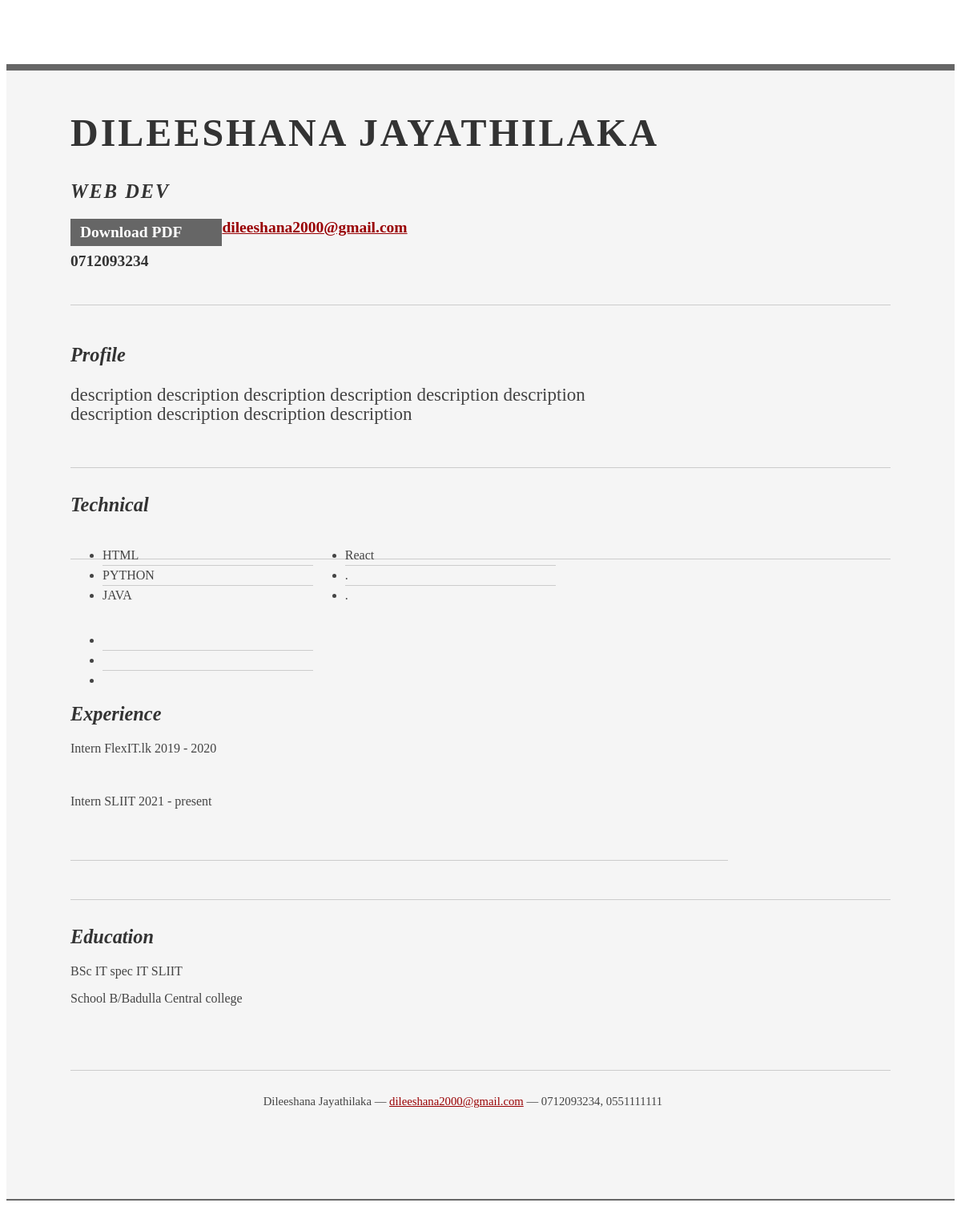
The app's page /portfoloio/11/ with its own data.
### CVgenr/models.py (models this page shows, shortened)
class Cvdetails(models.Model):
    first_name = models.CharField(max_length=100, null=True)
    last_name = models.CharField(max_length=100, null=True)
    description = models.TextField(null=True)
    your_title = models.CharField(max_length=500, blank=True, null=True)
    nic = models.CharField(max_length=20, null=True)
    date_of_birth = models.DateField(max_length=20, null=True)
    address = models.CharField(max_length=100, null=True)
    mobile_contact = models.CharField(max_length=10, null=True)
    home_contact = models.CharField(max_length=10, null=True)
    email = models.CharField(max_length=100, null=True)
    experience = models.TextField(null=True)
    skill1 = models.CharField(max_length=50, null=True)
    skill2 = models.CharField(max_length=50, null=True)
    skill3 = models.CharField(max_length=50, null=True)
    skill4 = models.CharField(max_length=50, null=True)
    skill5 = models.CharField(max_length=50, null=True)
    skill6 = models.CharField(max_length=50, null=True)
    education = models.TextField(null=True)
    date_created = models.DateTimeField(auto_now_add=True, null=True)

### CVgenr/views.py (the view)
# urls.py: path('portfoloio/<str:pk>/', views.portfoloio, name="portfoloio"),
def portfoloio(request, pk):
    portfolio = Cvdetails.objects.get(id=pk)
    return render(request, 'CVpages/pdf1.html', {'cvdata': portfolio})

### CVdemo/context_processors.py (called while the page is built)
def project_context(request):
    context = {
        'me':User.objects.first(),
    }
    return context

### CVgenr/templates/CVpages/pdf1.html (shortened to what this page needs)
{% load static %}
<!DOCTYPE html PUBLIC "-//W3C//DTD XHTML 1.0 Strict//EN" "http://www.w3.org/TR/xhtml1/DTD/xhtml1-strict.dtd">
<html>
<head>
	<link rel="stylesheet" type="text/css" href="http://yui.yahooapis.com/2.7.0/build/reset-fonts-grids/reset-fonts-grids.css" media="all" />
	<link rel="stylesheet" href="{% static '/css/resume.css' %}">
</head>
<body>
<div id="doc2" class="yui-t7">
	<div id="inner">
		<div id="hd">
			<div class="yui-gc">
				<div class="yui-u first">
					<h1>{{cvdata.first_name}} {{cvdata.last_name}}</h1>
					<h2>{{cvdata.your_title}}</h2>
				</div>
				<div class="yui-u">
					<div class="contact-info">
						<h3><a id="pdf" href="{% url 'CVpages:pdfDown' cvdata.id %}">Download PDF</a></h3>
						<h3><a href="mailto:{{cvdata.email}}">{{cvdata.email}}</a></h3>
						<h3>{{cvdata.mobile_contact}}</h3>
					</div>
				</div>
			</div>
		</div>
		<div id="bd">
			<div id="yui-main">
				<div class="yui-b">
					<div class="yui-gf">
						<div class="yui-u first">
							<h2>Profile</h2>
						</div>
						<div class="yui-u">
							<p class="enlarge">
								{{cvdata.description}}
							</p>
						</div>
					</div>
					<div class="yui-gf">
						<div class="yui-u first">
							<h2>Technical</h2>
						</div>
						<div class="yui-u">
							<ul class="talent">
								<li>{{cvdata.skill1}}</li>
								<li>{{cvdata.skill2}}</li>
								<li class="last">{{cvdata.skill3}}</li>
							</ul>
							<ul class="talent">
								<li>{{cvdata.skill4}}</li>
								<li>{{cvdata.skill5}}</li>
								<li class="last">{{cvdata.skill6}}</li>
							</ul>
							<ul class="talent">
								<li></li>
								<li></li>
								<li class="last"></li>
							</ul>
						</div>
					</div>
					<div class="yui-gf">
						<div class="yui-u first">
							<h2>Experience</h2>
						</div>
						<div class="yui-u">
							<div class="job">
								{{cvdata.experience|linebreaks}}
							</div>
						</div>
					</div>
					<div class="yui-gf last">
						<div class="yui-u first">
							<h2>Education</h2>
						</div>
						<div class="yui-u">
							{{cvdata.education|linebreaks}}
						</div>
					</div>
				</div>
			</div>
		</div>
		<div id="ft">
			<p>{{cvdata.first_name}} {{cvdata.last_name}} &mdash; <a href="mailto:{{cvdata.email}}">{{cvdata.email}}</a> &mdash; {{cvdata.mobile_contact}}, {{cvdata.home_contact}}</p>
		</div>
	</div>
</div>
</body>
</html>

### static/css/resume.css (style rules this page uses)
body { font-family: Georgia; color: #444; }
#inner { padding: 10px 80px; margin: 80px auto; background: #f5f5f5; border: solid #666; border-width: 8px 0 2px 0; }
.yui-gf { margin-bottom: 2em; padding-bottom: 2em; border-bottom: 1px solid #ccc; }
#hd { margin: 2.5em 0 3em 0; padding-bottom: 1.5em; border-bottom: 1px solid #ccc }
#hd h2 { text-transform: uppercase; letter-spacing: 2px; }
#bd, #ft { margin-bottom: 2em; }
#ft { padding: 1em 0 5em 0; font-size: 92%; border-top: 1px solid #ccc; text-align: center; }
#ft p { margin-bottom: 0; text-align: center; }
#hd h1 { font-size: 48px; text-transform: uppercase; letter-spacing: 3px; }
h2 { font-size: 152% }
h3, h4 { font-size: 122%; }
h1, h2, h3, h4 { color: #333; }
p { font-size: 100%; line-height: 18px; padding-right: 3em; }
a { color: #990003 }
li { line-height: 24px; border-bottom: 1px solid #ccc; }
p.enlarge { font-size: 144%; padding-right: 6.5em; line-height: 24px; }
.contact-info { margin-top: 7px; }
.first h2 { font-style: italic; }
.last { border-bottom: 0 }
a#pdf { display: block; float: left; background: #666; color: white; padding: 6px 50px 6px 12px; margin-bottom: 6px; text-decoration: none; }
.job { position: relative; margin-bottom: 1em; padding-bottom: 1em; border-bottom: 1px solid #ccc; }
.job p { margin: 0.75em 0 3em 0; }
.last { border: none; }
.talent { width: 32%; float: left }
.yui-gf .yui-u { width:80.2%; }
.yui-gf div.first { width:12.3%; }

### records on screen
Cvdetails: first_name "DILEESHANA", last_name "JAYATHILAKA", your_title "WEB DEV", email "dileeshana2000@gmail.com", mobile_contact "0712093234", description "description description description description description description description description description description", skill1 "HTML", skill2 "PYTHON", skill3 "JAVA", skill4 "React", skill5 ".", skill6 ".", experience "Intern FlexIT.lk 2019 - 2020 Intern SLIIT 2021 - present", education "BSc IT spec IT SLIIT School B/Badulla Central college", first_name "Dileeshana", last_name "Jayathilaka", home_contact "0551111111"
